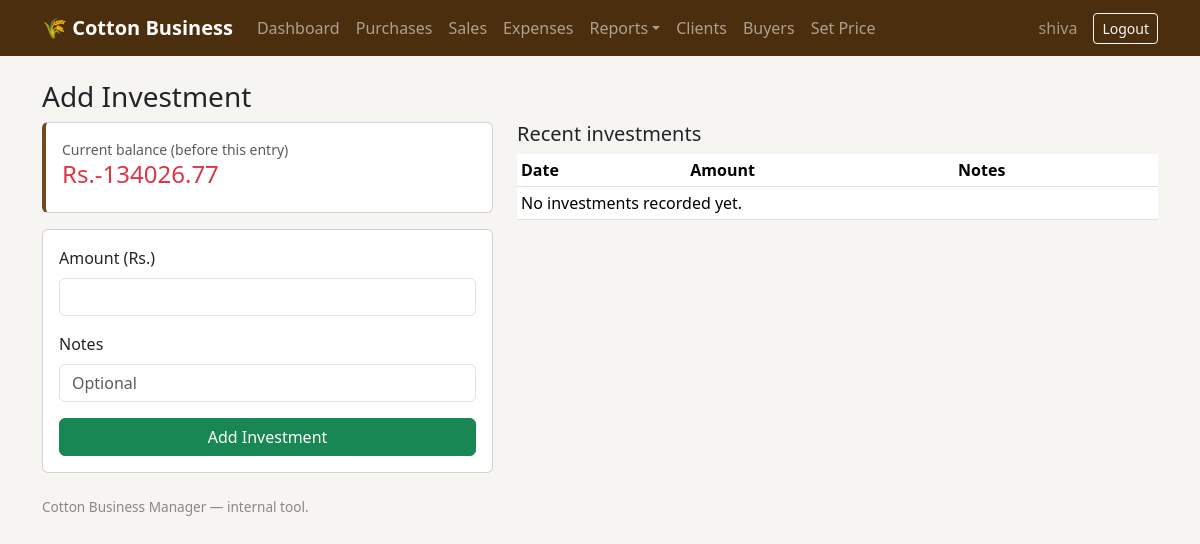
Page /investments/new/ (signed in) on the earlier database version.
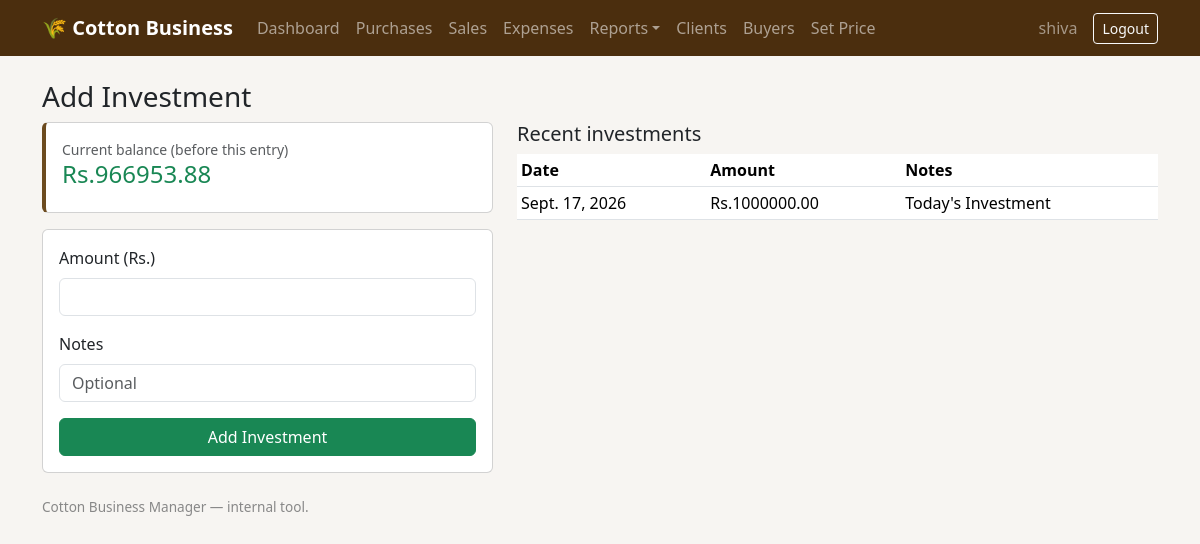
Same page on the later database version.
### core/models.py (models this page shows, shortened)
class Investment(models.Model):
    date = models.DateField(default=timezone.now)
    amount = models.DecimalField(max_digits=12, decimal_places=2)
    notes = models.CharField(max_length=255, blank=True)
    created_at = models.DateTimeField(auto_now_add=True)
    class Meta:
        ordering = ['-created_at']

### core/views.py (the view)
# urls.py: path('investments/new/', views.investment_add, name='investment_add'),
@login_required
def investment_add(request):
    if request.method == "POST":
        form = InvestmentForm(request.POST)
        if form.is_valid():
            investment = form.save(commit=False)
            investment.date = timezone.localdate()
            investment.save()
            messages.success(
                request,
                f"Investment of Rs.{investment.amount} added. "
                f"Remaining balance: Rs.{services.investment_balance()}",
            )
            return redirect("core:dashboard")
    else:
        form = InvestmentForm()
    context = {
        "form": form,
        "recent_investments": Investment.objects.all()[:15],
        "balance": services.investment_balance(),
    }
    return render(request, "core/investment_form.html", context)

### core/forms.py
class InvestmentForm(forms.ModelForm):
    class Meta:
        model = Investment
        fields = ['amount', 'notes']
        widgets = {
            'amount': forms.NumberInput(attrs={'step': '0.01', 'class': 'form-control', 'autofocus': True}),
            'notes': forms.TextInput(attrs={'class': 'form-control', 'placeholder': 'Optional'}),
            }

### core/services.py (called while the page is built)
def investment_balance():
    total_invested = Investment.objects.aggregate(total=Sum('amount'))['total'] or Decimal('0.00')
    total_purchases = Purchase.objects.aggregate(total=Sum('net_payable'))['total'] or Decimal('0.00')
    total_expenses = Expense.objects.aggregate(total=Sum('amount'))['total'] or Decimal('0.00')
    return (total_invested - total_purchases - total_expenses).quantize(TWO_PLACES)

### core/templates/core/investment_form.html (shortened to what this page needs)
{% extends "core/base.html" %}
{% block content %}
<h3>Add Investment</h3>
<div class="row">
  <div class="col-md-5">
    <div class="card p-3 mb-3 card-metric">
      <small class="text-muted">Current balance (before this entry)</small>
      <h4 class="{% if balance >= 0 %}text-success{% else %}text-danger{% endif %}">Rs.{{ balance }}</h4>
    </div>
    <form method="post" class="card p-3">
      <div class="mb-3">
        <label class="form-label">Amount (Rs.)</label>
        {{ form.amount }}
      </div>
      <div class="mb-3">
        <label class="form-label">Notes</label>
        {{ form.notes }}
      </div>
      <button class="btn btn-success">Add Investment</button>
    </form>
  </div>
  <div class="col-md-7">
    <h5>Recent investments</h5>
    <table class="table table-sm">
      <thead><tr><th>Date</th><th>Amount</th><th>Notes</th></tr></thead>
      <tbody>
      {% for inv in recent_investments %}
        <tr><td>{{ inv.date }}</td><td>Rs.{{ inv.amount }}</td><td>{{ inv.notes }}</td></tr>
      {% empty %}
        <tr><td colspan="3">No investments recorded yet.</td></tr>
      {% endfor %}
      </tbody>
    </table>
  </div>
</div>
{% endblock %}

Differences in the rows shown:
added Investment: date "Sept. 17, 2026", amount "1000000.00", notes "Today's Investment"
Other differences:
{{ balance }}: "-134026.77" → "966953.88"
text no longer shown: "No investments recorded yet."
